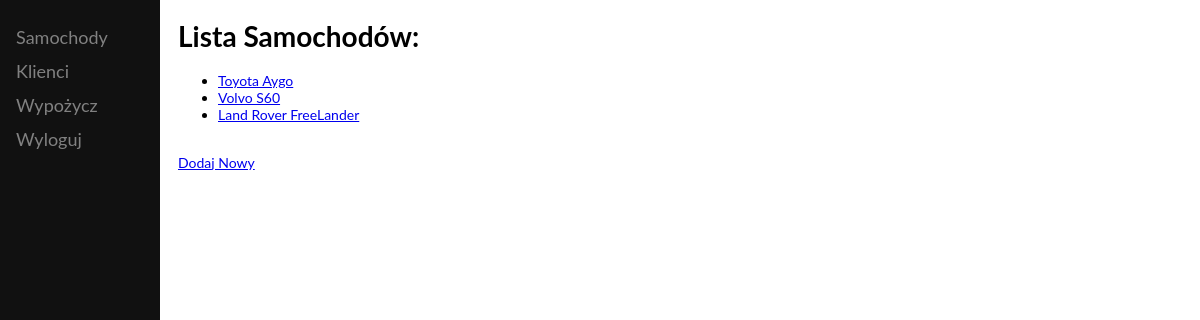
The page /cars on the database as committed earlier.
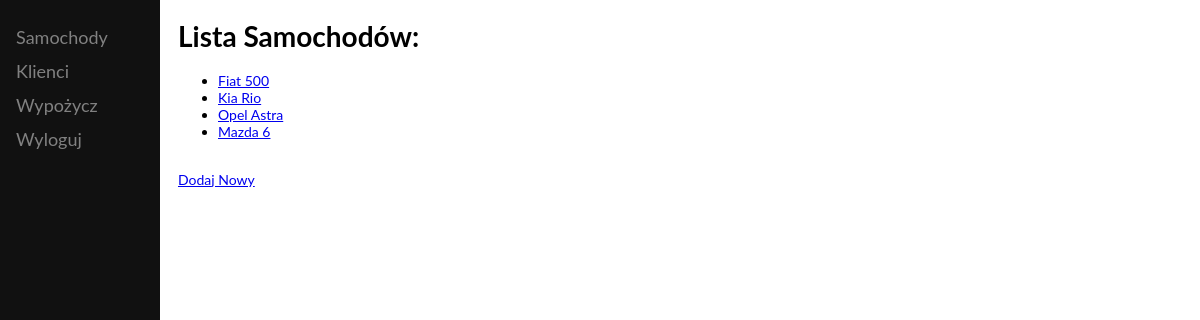
The same page on the database as committed later.
### rentcar_app/models.py (models this page shows)
class Car(models.Model):
    mark = models.CharField(max_length=100)
    model = models.CharField(max_length=100)
    year = models.IntegerField()
    price_for_day = models.FloatField()
    car_class = models.IntegerField(choices=CAR_CLASS)
    is_rent = models.BooleanField(default=False)
    car_photo = models.FileField(null=True)
    rents = models.ManyToManyField("Customer", through="CarRents")
    def __str__(self):
        return "{} {}".format(self.mark, self.model)

### rentcar_app/views.py (the view)
# urls.py: url(r'^cars', CarsView.as_view(), name='cars'),
class CarsView(View):
    def get(self, request):
        cars =  Car.objects.all()
        ctx = {
            'cars': cars,
        }
        return render(request, 'cars.html', ctx)

### rentcar_app/templates/cars.html
{% extends 'base.html' %}
{% block content %}
    <h1>Lista Samochodów:</h1>
    <ul>
        {% for car in cars %}
        <li>
            <a href="detal_car/{{ car.id }}"> {{ car }}</a>
        </li>
        {% endfor %}
    </ul>
        <br>
        <a href="add_car">Dodaj Nowy</a>
{% endblock %}

### rentcar_app/templates/base.html (shortened to what this page needs)
<!doctype html>
<html>
    <head>
    </head>
    <body>
        <div class="sidenav">
          <a href="{% url 'cars' %}">Samochody</a>
          <a href="{% url 'customers' %}">Klienci</a>
          <a href="#rent">Wypożycz</a>
          <a href="{% url 'hwlogout' %}">Wyloguj</a>
        </div>
        <div class="main">
            {% block content %}{% endblock %}
        </div>
    </body>
    </html>

### rentcar_app/templates/base.html (style rules this page uses)
body { font-family: "Lato", sans-serif; }
.sidenav { height: 100%; width: 160px; position: fixed; z-index: 1; top: 0; left: 0; background-color: #111; overflow-x: hidden; padding-top: 20px; }
.sidenav a { padding: 6px 8px 6px 16px; text-decoration: none; font-size: 18px; color: #818181; display: block; }
.main { margin-left: 160px; font-size: 14px; padding: 0px 10px; }

Rows that differ between the two databases and show on the page:
removed Car: mark+model "Toyota Aygo"
removed Car: mark+model "Volvo S60"
removed Car: mark+model "Land Rover FreeLander"
added Car: mark+model "Fiat 500"
added Car: mark+model "Kia Rio"
added Car: mark+model "Opel Astra"
added Car: mark+model "Mazda 6"
